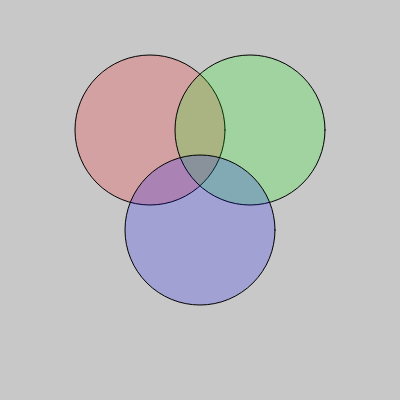
Frame 1 (no input)
Frame 60 (no input): identical to frame 1, image omitted
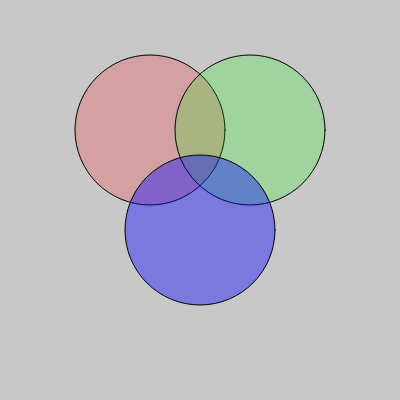
Frame 120 (the mouse pressed at the canvas centre since frame 60)

The p5.js sketch that drew these frames (run headless with seeded random() and noise() and a simulated clock; from frame 60 on, the mouse is pressed at the canvas centre):

// p5.js sketch
// ── sketch.js

var oRings;

// Only once
function setup(){
	createCanvas(400,400);
	oRings = new olympicRings();
	oRings.setup();
}

//loop
function draw(){
	background(200);
	oRings.show();
}



function olympicRings(){
	var redCircle = new interactiveCircle(150,130,150, 'red');
	var greenCircle = new interactiveCircle(250,130,150, 'green');
	var blueCircle = new interactiveCircle(width/2,230,150, 'blue');

	this.setup = function(){
		redCircle.setup();
		greenCircle.setup();
		blueCircle.setup();
	}

	this.show = function(){
		redCircle.detectProximity();
		greenCircle.detectProximity();
		blueCircle.detectProximity();
		
		blueCircle.setColor();
		greenCircle.setColor();
		redCircle.setColor();

		if (redCircle.over && greenCircle.over && blueCircle.over){
			redCircle.setBlack();
			greenCircle.setBlack();
			blueCircle.setBlack();
		}

		redCircle.show();
		greenCircle.show();
		blueCircle.show();
	}
}


function interactiveCircle(xA, yA, diameterA, col){

	this.over;
	this.mycolor;
	this.colorName;

	this.setup = function(){
		over = false;
		this.colorName = col;
	}

	this.detectProximity = function (){
		this.proximity= dist(xA, yA, mouseX, mouseY);
		this.over = (this.proximity < diameterA/2);
	}

	this.setColor = function (){
		if (this.over){
			// red
			if (this.colorName == 'red'){
				this.mycolor= color(255,0,0, 100);
			}
			if (this.colorName == 'green'){
				this.mycolor= color(0,255,0, 100);
			}
			if (this.colorName == 'blue'){
				this.mycolor= color(0,0,255, 100);
			}
		}else{
			if (this.colorName == 'red'){
				this.mycolor= color(255,0,0,50);
			}
			if (this.colorName == 'green'){
				this.mycolor= color(0,255,0,50);
			}
			if (this.colorName == 'blue'){
				this.mycolor= color(0,0,255,50);
			}
		}
	}

	this.show = function (){
		fill(this.mycolor);
		ellipse(xA,yA,diameterA,diameterA);
	}

	this.setBlack = function (){
		this.mycolor= color(0, 100);
	} 
}
